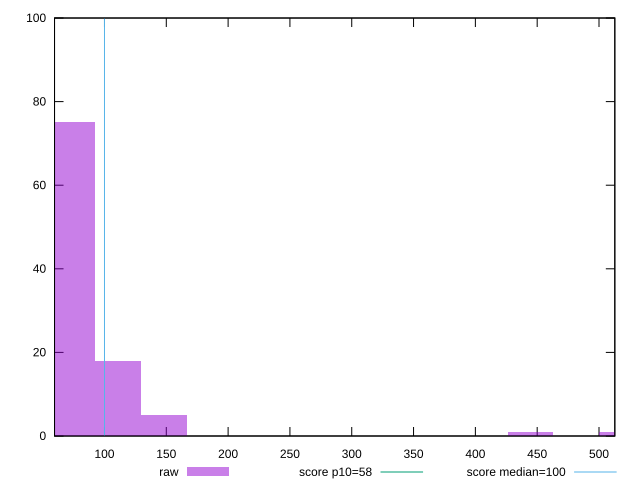

Source code (gnuplot):
reset

$raw <<EOF
74.08863564528727 75
111.1329534679309 18
148.17727129057454 5
518.6204495170109 1
444.5318138717236 1
EOF

set key outside below
set boxwidth 37.044317822643634
set xrange [59.60000000000073:512.8000000000001]
set yrange [0:100]
set trange [0:100]
set style fill transparent solid 0.5 noborder

set parametric
set terminal svg size 640, 490 enhanced background rgb 'white'
set output "reprap/estimated-input-latency/samples/pages+cached+noexternal+nomedia/raw/histogram.svg"

plot $raw title "raw" with boxes, \
     58,t title "score p10=58", \
     100,t title "score median=100"

reset
